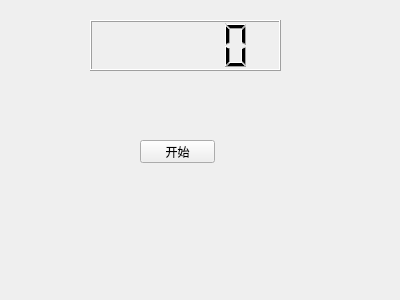
<?xml version="1.0" encoding="UTF-8"?>
<ui version="4.0">
 <class>MyWidget</class>
 <widget class="QWidget" name="MyWidget">
  <property name="geometry">
   <rect>
    <x>0</x>
    <y>0</y>
    <width>400</width>
    <height>300</height>
   </rect>
  </property>
  <property name="windowTitle">
   <string>MyWidget</string>
  </property>
  <widget class="QLCDNumber" name="lcdNumber">
   <property name="geometry">
    <rect>
     <x>90</x>
     <y>20</y>
     <width>191</width>
     <height>51</height>
    </rect>
   </property>
  </widget>
  <widget class="QPushButton" name="begin">
   <property name="geometry">
    <rect>
     <x>140</x>
     <y>140</y>
     <width>75</width>
     <height>23</height>
    </rect>
   </property>
   <property name="text">
    <string>开始</string>
   </property>
  </widget>
 </widget>
 <layoutdefault spacing="6" margin="11"/>
 <resources/>
 <connections/>
</ui>
